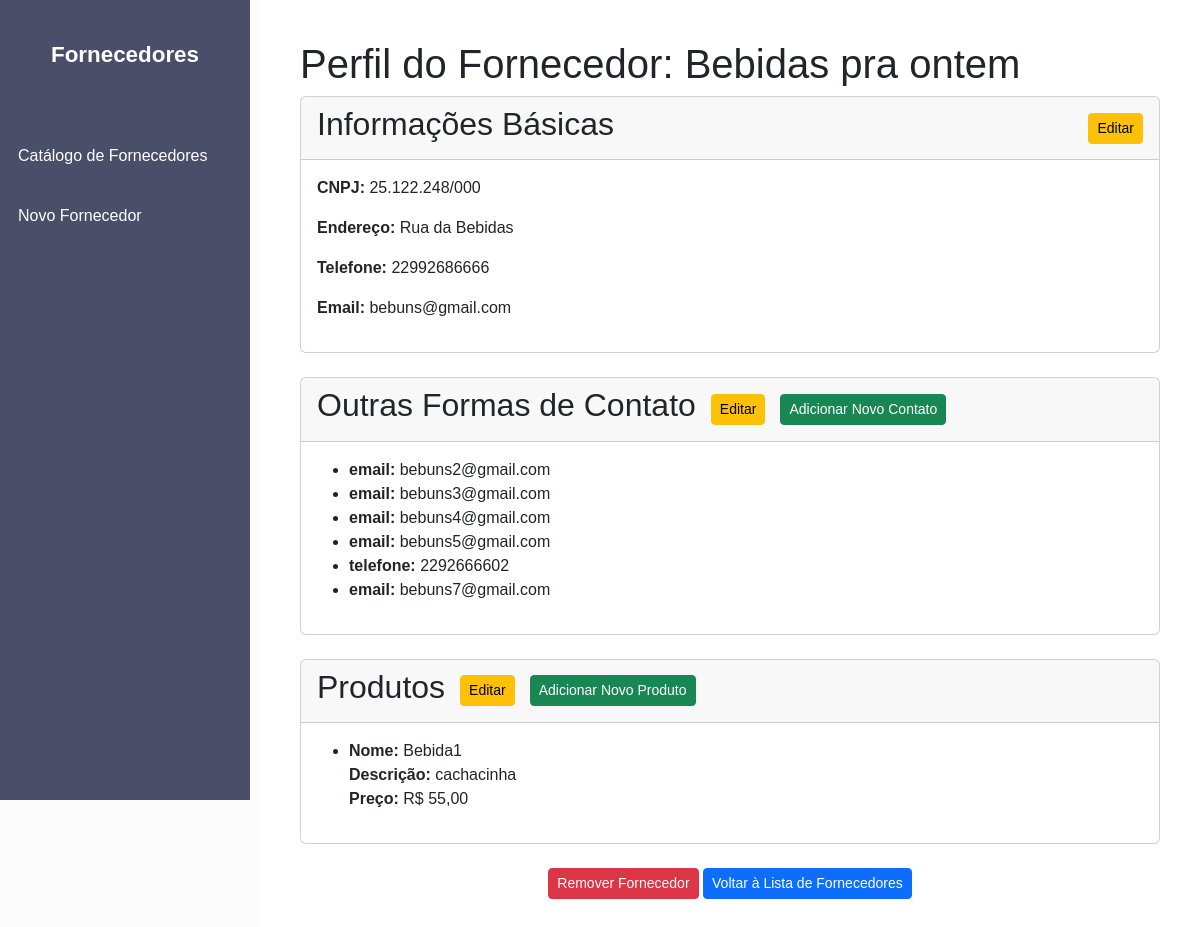
The app's page /fornecedor/5/, older data.
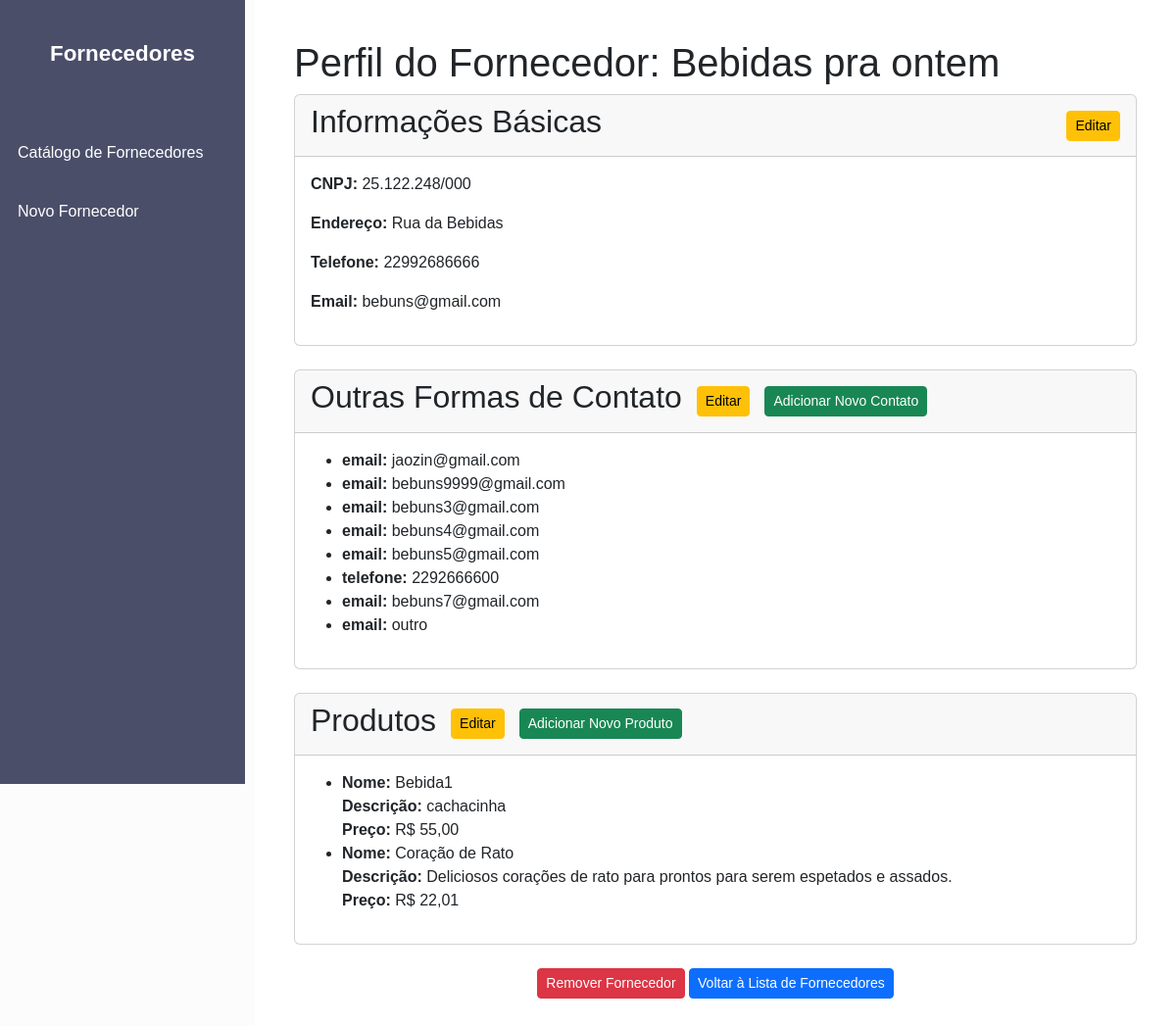
The same page, newer data.
### cadfor/models.py (models this page shows)
class Contato(models.Model):
    TIPO_CHOICES = [
        ('email', 'Email'),
        ('telefone', 'Telefone'),
    ]
    id_contato = models.AutoField(primary_key=True)
    tipo = models.CharField(max_length=10, choices=TIPO_CHOICES)
    detalhe = models.CharField(max_length=255)
    fornecedor = models.ForeignKey(Fornecedor, on_delete=models.CASCADE, related_name='contatos')

class Produto(models.Model):
    id_produto = models.AutoField(primary_key=True)
    nome = models.CharField(max_length=255)
    descricao = models.TextField()
    preco = models.DecimalField(max_digits=10, decimal_places=2)
    fornecedor = models.ForeignKey(Fornecedor, on_delete=models.CASCADE, related_name='produtos')

### cadfor/views.py (the view)
# urls.py: path('fornecedor/<int:pk>/', FornecedorDetailView.as_view(), name='fornecedor_detail'),
class FornecedorDetailView(DetailView):
    model = Fornecedor
    template_name = 'cadfor/fornecedor_detail.html'
    context_object_name = 'fornecedor'
    def get_context_data(self, **kwargs):
        context = super().get_context_data(**kwargs)
        context['contatos'] = self.object.contatos.all()  # Contatos relacionados ao fornecedor
        context['produtos'] = self.object.produtos.all()  # Produtos relacionados ao fornecedor
        return context

### cadfor/templates/cadfor/fornecedor_detail.html (shortened to what this page needs)
<!DOCTYPE html>
<html lang="pt-BR">
<head>
    <link
        href="https://cdn.jsdelivr.net/npm/bootstrap@5.3.3/dist/css/bootstrap.min.css"
        rel="stylesheet"
    />
</head>
<body>
    <div class="sidebar">
        <a class="navbar-brand text-center mb-4" href="#">Fornecedores</a>
        <a href="{% url 'fornecedor_list' %}">Catálogo de Fornecedores</a>
        <a href="{% url 'fornecedor_create' %}">Novo Fornecedor</a>
    </div>
    <div class="content">
        <h1>Perfil do Fornecedor: {{ fornecedor.nome }}</h1>
        <div class="card mb-4">
            <div class="card-header d-flex justify-content-between align-items-center">
                <h2>Informações Básicas</h2>
                <a href="{% url 'fornecedor_update' pk=fornecedor.id_fornecedor %}" class="btn btn-warning btn-sm">Editar</a>
            </div>
            <div class="card-body">
                <p><strong>CNPJ:</strong> {{ fornecedor.cnpj }}</p>
                <p><strong>Endereço:</strong> {{ fornecedor.endereco }}</p>
                <p><strong>Telefone:</strong> {{ fornecedor.telefone }}</p>
                <p><strong>Email:</strong> {{ fornecedor.email }}</p>
            </div>
        </div>
        <div class="card mb-4">
            <div class="card-header d-flex justify-content-between align-items-center">
                <div class="section-actions">
                    <h2>Outras Formas de Contato</h2>
                    <a href="{% url 'contato_list' fornecedor.pk %}" class="btn btn-warning btn-sm">Editar</a>
                    <a href="{% url 'contato_create' %}" class="btn btn-success btn-sm">Adicionar Novo Contato</a>
                </div>
            </div>
            <div class="card-body">
                <ul>
                    {% for contato in contatos %}
                        <li><strong>{{ contato.tipo }}:</strong> {{ contato.detalhe }}</li>
                    {% empty %}
                        <p>Não há mais formas de contato cadastradas.</p>
                    {% endfor %}
                </ul>
            </div>
        </div>
        <div class="card mb-4">
            <div class="card-header d-flex justify-content-between align-items-center">
                <div class="section-actions">
                    <h2>Produtos</h2>
                    <a href="{% url 'produto_update' pk=fornecedor.id_fornecedor %}" class="btn btn-warning btn-sm">Editar</a>
                    <a href="{% url 'produto_create' %}" class="btn btn-success btn-sm">Adicionar Novo Produto</a>
                </div>
            </div>
            <div class="card-body">
                <ul>
                    {% for produto in produtos %}
                        <li>
                            <strong>Nome:</strong> {{ produto.nome }}<br>
                            <strong>Descrição:</strong> {{ produto.descricao }}<br>
                            <strong>Preço:</strong> R$ {{ produto.preco }}
                        </li>
                    {% empty %}
                        <p>Não há produtos cadastrados.</p>
                    {% endfor %}
                </ul>
            </div>
        </div>
        <div class="text-center mt-4">
            <a href="{% url 'fornecedor_delete' pk=fornecedor.id_fornecedor %}" class="btn btn-danger btn-sm">Remover Fornecedor</a>
            <a href="{% url 'fornecedor_list' %}" class="btn btn-primary btn-sm">Voltar à Lista de Fornecedores</a>
        </div>
    </div>
</body>
</html>

Row changes from the older to the newer data that the page shows:
now on this page (row edited): Contato: tipo "email", detalhe "jaozin@gmail.com"
changed Contato: detalhe "bebuns2@gmail.com" → "bebuns9999@gmail.com"
changed Contato "telefone": detalhe "2292666602" → "2292666600"
added Contato: tipo "email", detalhe "outro"
added Produto: nome "Coração de Rato", descricao "Deliciosos corações de rato para prontos para serem espetados e assados.", preco "22,01"
